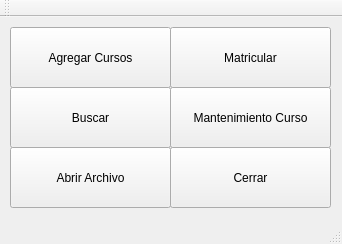
<?xml version="1.0" encoding="UTF-8"?>
<ui version="4.0">
 <class>MainWindow</class>
 <widget class="QMainWindow" name="MainWindow">
  <property name="windowModality">
   <enum>Qt::NonModal</enum>
  </property>
  <property name="geometry">
   <rect>
    <x>0</x>
    <y>0</y>
    <width>342</width>
    <height>244</height>
   </rect>
  </property>
  <property name="windowTitle">
   <string>Sistema de Matricula</string>
  </property>
  <property name="animated">
   <bool>true</bool>
  </property>
  <widget class="QWidget" name="centralWidget">
   <widget class="QPushButton" name="btnCursos">
    <property name="geometry">
     <rect>
      <x>10</x>
      <y>10</y>
      <width>161</width>
      <height>61</height>
     </rect>
    </property>
    <property name="text">
     <string>Agregar Cursos</string>
    </property>
   </widget>
   <widget class="QPushButton" name="btnBuscar">
    <property name="geometry">
     <rect>
      <x>10</x>
      <y>70</y>
      <width>161</width>
      <height>61</height>
     </rect>
    </property>
    <property name="text">
     <string>Buscar</string>
    </property>
   </widget>
   <widget class="QPushButton" name="btnArchivo">
    <property name="geometry">
     <rect>
      <x>10</x>
      <y>130</y>
      <width>161</width>
      <height>61</height>
     </rect>
    </property>
    <property name="text">
     <string>Abrir Archivo</string>
    </property>
   </widget>
   <widget class="QPushButton" name="btnMatricular">
    <property name="geometry">
     <rect>
      <x>170</x>
      <y>10</y>
      <width>161</width>
      <height>61</height>
     </rect>
    </property>
    <property name="text">
     <string>Matricular</string>
    </property>
   </widget>
   <widget class="QPushButton" name="btnCerrar">
    <property name="geometry">
     <rect>
      <x>170</x>
      <y>130</y>
      <width>161</width>
      <height>61</height>
     </rect>
    </property>
    <property name="text">
     <string>Cerrar</string>
    </property>
   </widget>
   <widget class="QPushButton" name="pushButton_6">
    <property name="geometry">
     <rect>
      <x>170</x>
      <y>70</y>
      <width>161</width>
      <height>61</height>
     </rect>
    </property>
    <property name="text">
     <string>Mantenimiento Curso</string>
    </property>
   </widget>
  </widget>
  <widget class="QMenuBar" name="menuBar">
   <property name="geometry">
    <rect>
     <x>0</x>
     <y>0</y>
     <width>342</width>
     <height>21</height>
    </rect>
   </property>
  </widget>
  <widget class="QToolBar" name="mainToolBar">
   <attribute name="toolBarArea">
    <enum>TopToolBarArea</enum>
   </attribute>
   <attribute name="toolBarBreak">
    <bool>false</bool>
   </attribute>
  </widget>
  <widget class="QStatusBar" name="statusBar"/>
 </widget>
 <layoutdefault spacing="6" margin="11"/>
 <resources/>
 <connections/>
</ui>
